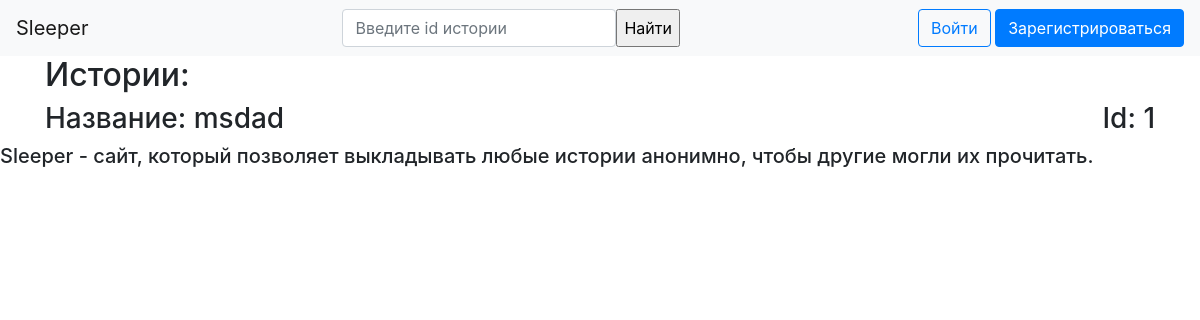
The app's page /, older data.
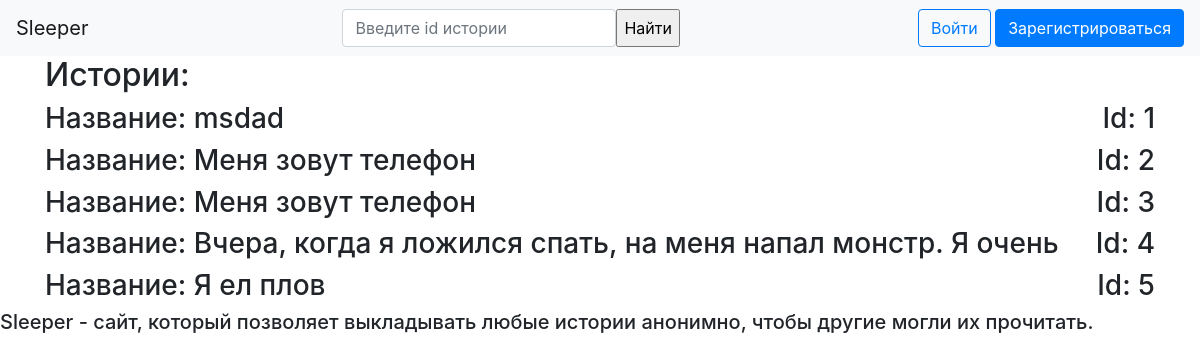
The same page, newer data.
### data/stories.py (models this page shows)
class Stories(SqlAlchemyBase):
    __tablename__ = 'stories'
    id = sqlalchemy.Column(sqlalchemy.Integer, primary_key=True, autoincrement=True)
    name = sqlalchemy.Column(sqlalchemy.String)
    text = sqlalchemy.Column(sqlalchemy.TEXT)

### main.py (the view)
@app.route('/', methods=['GET', 'POST'])
def home():
    session['username'] = ''
    db_sess = db_session.create_session()
    sleeps = db_sess.query(Stories).all()
    if request.method == 'GET':
        return render_template('homepage.html', buttons=True, title='Sleeper', sleeps=sleeps)
    return redirect(f'/sleeps/{request.form["story_id"]}')

### data/db_session.py (called while the page is built)
def create_session() -> Session:
    global __factory
    return __factory()

### templates/homepage.html (shortened to what this page needs)
{% extends "base.html" %}
{% block content %}
    <h2>Истории:</h2>
    {% for sleep in sleeps %}
     <form action="" class="d-flex">
         <h3>Название: {{sleep.name.rjust(60)[:60]}}</h3><hr>
         <h3>Id: {{sleep.id}}</h3>
     </form>
    {% endfor %}
{% endblock %}

### templates/base.html (shortened to what this page needs)
<!doctype html>
<html lang="en">
<head>
    <link rel="stylesheet"
          href="https://stackpath.bootstrapcdn.com/bootstrap/4.4.1/css/bootstrap.min.css"
>
</head>
<body>
<header>
    <nav class="navbar navbar-light bg-light">
        <a class="navbar-brand" href="/">Sleeper</a>
        <form action="" method="post" class="d-flex">
            {% if buttons%}
                <input type="search" name="story_id" id="story_id" class="form-control" placeholder="Введите id истории">
                <input type="submit" class="button" value="Найти">
            {% endif %}
        </form>
        <div>
            {% if buttons%}
                <a type="button" class="btn btn-outline-primary me-2" href="/login">Войти</a>
                <a type="button" class="btn btn-primary" href="/register">Зарегистрироваться</a>
            {% endif %}
        </div>
    </nav>
</header>
<main role="main" class="container">
    {% block content %}{% endblock %}
</main>
<footer>
    {% if title == 'Sleeper' %}
        <h5> Sleeper - сайт, который позволяет выкладывать любые истории анонимно, чтобы другие могли их прочитать.</h5>
    {% endif %}
</footer>
</body>
</html>

Row changes from the older to the newer data that the page shows:
added Stories: name "Меня зовут телефон", id "2"
added Stories: name "Меня зовут телефон", id "3"
added Stories: name "Вчера, когда я ложился спать, на меня напал монстр. Я очень", id "4"
added Stories: name "Я ел плов", id "5"
